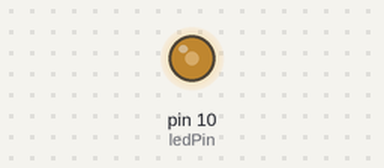
Bench run of a sketch on a simulated Arduino Uno, built with avr-gcc and run on an emulated ATmega328P. Parts: output pins drawn as LEDs (lit = HIGH).

Above: at 0.1 s.
Timing chart, 0 to 1.6 s (numbered marks = the images above):
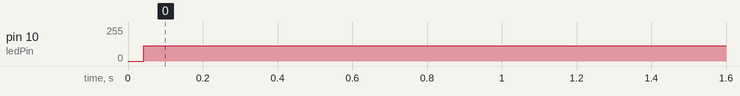

The sketch:

Dim_LED.ino
```cpp
int ledPin = 10;
int brightness = 0;

void setup() {
  pinMode(ledPin, OUTPUT);

}

void loop() {

  if (brightness < 255) {
    brightness++;
  } else {
    brightness = 0;
  }

  analogWrite(ledPin, brightness);
}
```

Measured:
- by itself, pin 10 (ledPin): 0/255 → 114/255 at 0.04 s
